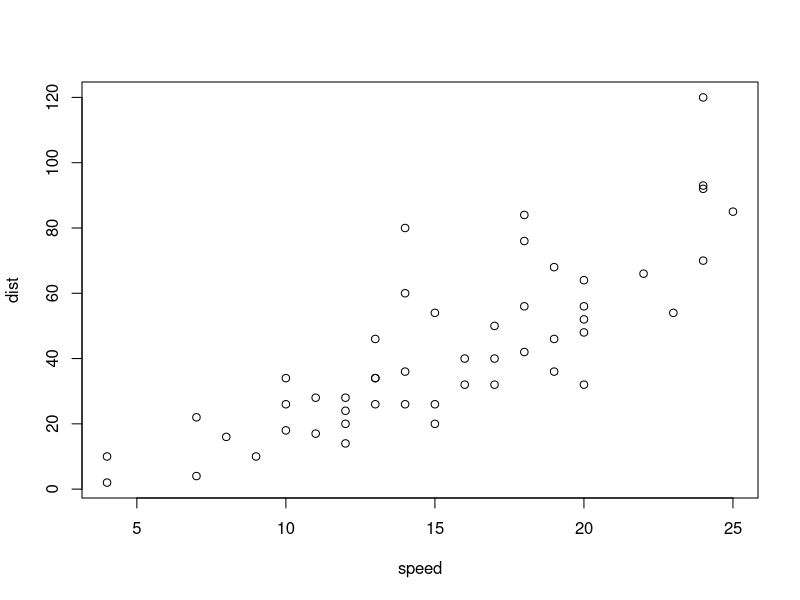
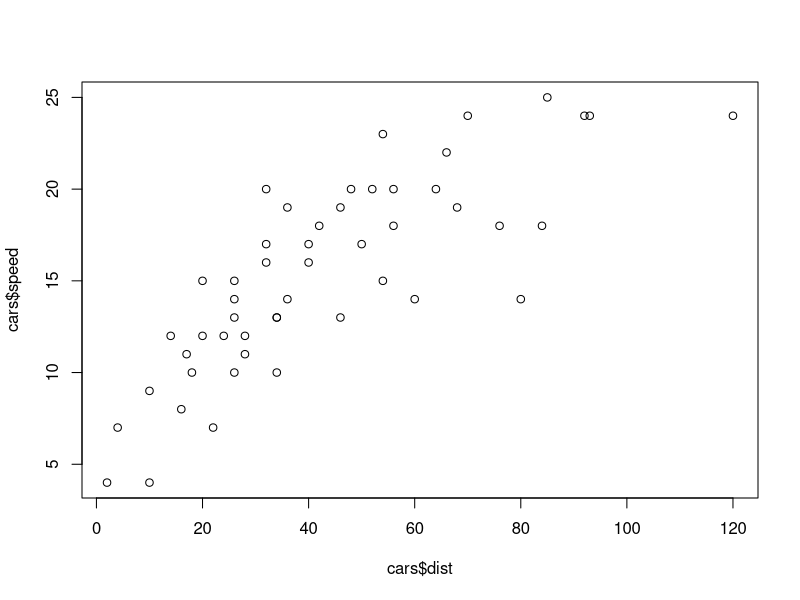
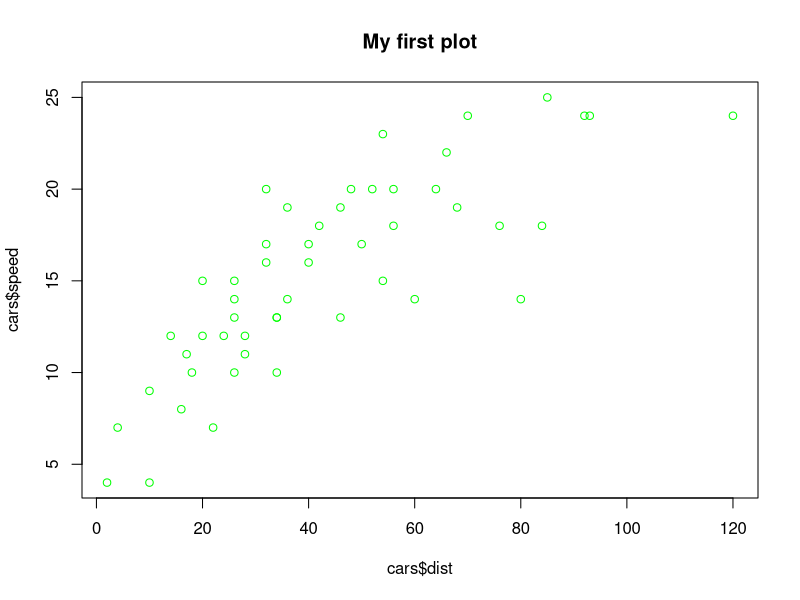
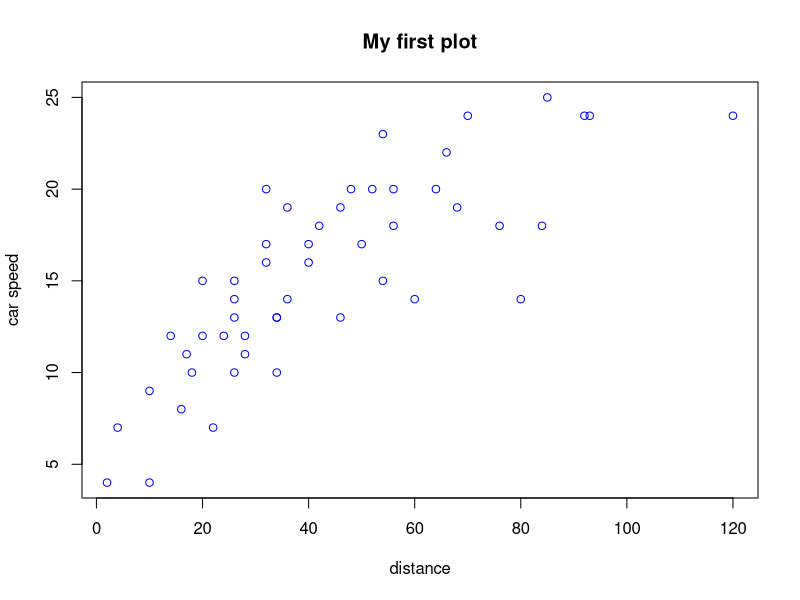
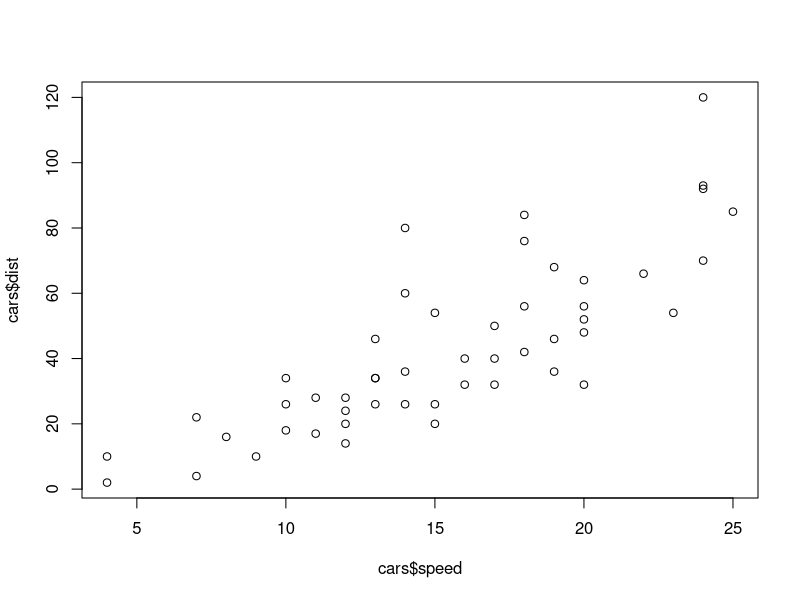
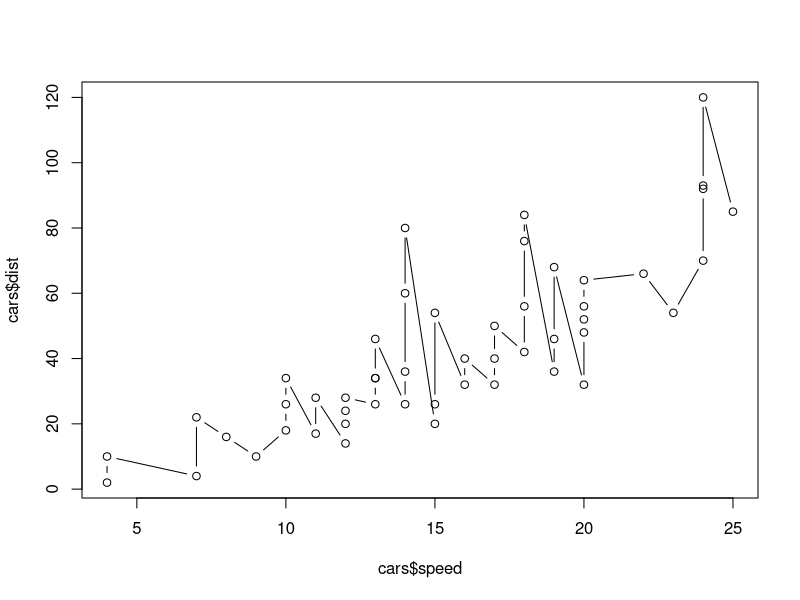
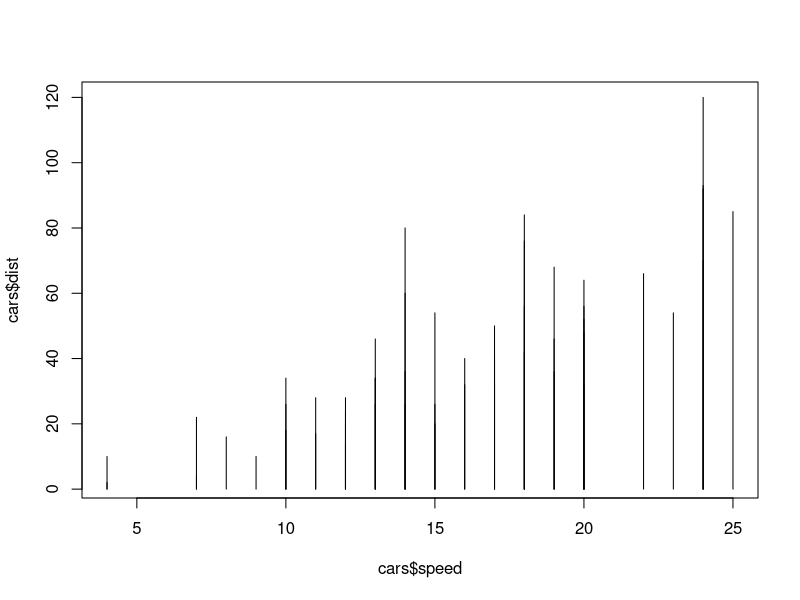

Reproduce these figures in R, in order.
?plot
head(cars)
plot(cars)
plot(cars$dist,cars$speed)
plot(cars$dist,cars$speed,col="green",main="My first plot")
plot(cars$dist,cars$speed,col="blue",main="My first plot",xlab="distance",ylab="car speed")

#types of plot
plot(cars$speed,cars$dist)
plot(cars$speed,cars$dist,"b")
plot(cars$speed,cars$dist,"h")

